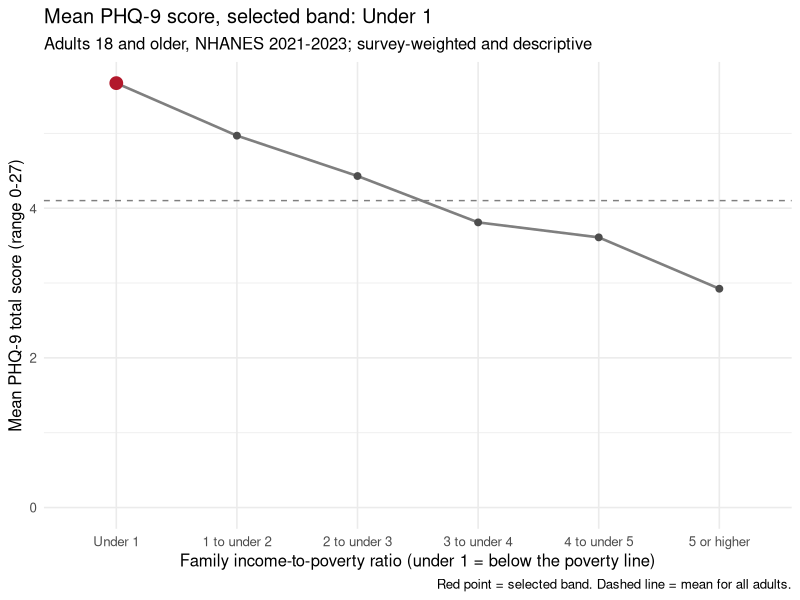

Reproduce this figure in R.
## ---- chunk 1
#| message: false
#| warning: false
library(tidyverse)
library(knitr)
library(survey)

nhanes <- read_csv("data/nhanes_merged.csv", show_col_types = FALSE) |>
  select(SEQN, RIDAGEYR, INDFMPIR, dpq_score, WTMEC2YR, SDMVSTRA, SDMVPSU)

nhanes_design <- svydesign(
  ids = ~SDMVPSU,
  strata = ~SDMVSTRA,
  weights = ~WTMEC2YR,
  nest = TRUE,
  data = nhanes
)
adult_design <- subset(nhanes_design, RIDAGEYR >= 18)

analysis_design <- subset(
  adult_design,
  !is.na(INDFMPIR) & !is.na(dpq_score)
)

band_breaks <- c(0, 1, 2, 3, 4, 5, Inf)
band_labels <- c("Under 1", "1 to under 2", "2 to under 3",
                 "3 to under 4", "4 to under 5", "5 or higher")

analysis_design <- update(
  analysis_design,
  income_band = cut(INDFMPIR, breaks = band_breaks,
                    labels = band_labels, right = FALSE)
)
analysis_df <- analysis_design$variables
## ---- chunk 2
#| echo: true
selected_band <- "Under 1"
## ---- chunk 3
if (!selected_band %in% band_labels) {
  stop("selected_band must be one of: ", paste(band_labels, collapse = ", "))
}
## ---- chunk 4
band_means <- svyby(
  ~dpq_score, ~income_band, analysis_design, svymean, na.rm = TRUE
) |>
  as_tibble() |>
  rename(mean_phq9 = dpq_score)
band_sds <- svyby(
  ~dpq_score, ~income_band, analysis_design, svyvar, na.rm = TRUE
) |>
  as_tibble() |>
  transmute(income_band, sd_phq9 = sqrt(dpq_score))
band_shares <- as.data.frame(prop.table(svytable(~income_band, analysis_design))) |>
  as_tibble() |>
  rename(weighted_share = Freq)
band_counts <- analysis_df |>
  count(income_band, name = "N")

band_summary <- band_means |>
  left_join(band_sds, by = "income_band") |>
  left_join(band_shares, by = "income_band") |>
  left_join(band_counts, by = "income_band")

overall_mean <- as.numeric(coef(svymean(~dpq_score, analysis_design, na.rm = TRUE)))
overall_sd <- sqrt(as.numeric(svyvar(~dpq_score, analysis_design, na.rm = TRUE)))

selected_row <- band_summary |>
  filter(income_band == selected_band)

bind_rows(
  selected_row |> mutate(income_band = as.character(income_band)),
  tibble(
    income_band = "All adults",
    N = nrow(analysis_df),
    weighted_share = 1,
    mean_phq9 = overall_mean,
    sd_phq9 = overall_sd
  )
) |>
  transmute(
    `Family income-to-poverty ratio` = income_band,
    N,
    `% of weighted sample` = sprintf("%.1f", 100 * weighted_share),
    `PHQ-9, weighted mean (SD)` = sprintf("%.1f (%.1f)", mean_phq9, sd_phq9)
  ) |>
  kable(
    caption = "Selected income band compared with all adults. N is the unweighted sample count. Percentages and means are survey-weighted."
  )
## ---- chunk 5
ggplot(band_summary, aes(x = income_band, y = mean_phq9, group = 1)) +
  geom_hline(yintercept = overall_mean, linetype = "dashed", colour = "grey50") +
  geom_line(linewidth = 0.9, colour = "grey50") +
  geom_point(size = 2, colour = "grey30") +
  geom_point(data = selected_row, size = 4, colour = "#b2182b") +
  expand_limits(y = 0) +
  labs(
    title = paste("Mean PHQ-9 score, selected band:", selected_band),
    subtitle = "Adults 18 and older, NHANES 2021-2023; survey-weighted and descriptive",
    x = "Family income-to-poverty ratio (under 1 = below the poverty line)",
    y = "Mean PHQ-9 total score (range 0-27)",
    caption = "Red point = selected band. Dashed line = mean for all adults."
  ) +
  theme_minimal(base_size = 12)
